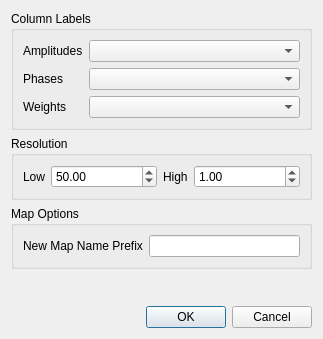
<?xml version="1.0" encoding="UTF-8"?>
<ui version="4.0">
 <class>Dialog</class>
 <widget class="QDialog" name="Dialog">
  <property name="geometry">
   <rect>
    <x>0</x>
    <y>0</y>
    <width>323</width>
    <height>339</height>
   </rect>
  </property>
  <property name="windowTitle">
   <string notr="true">Reflection File Import</string>
  </property>
  <layout class="QVBoxLayout" name="verticalLayout">
   <item>
    <widget class="QGroupBox" name="groupBox">
     <property name="title">
      <string notr="true">Column Labels</string>
     </property>
     <layout class="QGridLayout" name="gridLayout">
      <item row="0" column="0">
       <widget class="QLabel" name="label_4">
        <property name="text">
         <string notr="true">Amplitudes</string>
        </property>
       </widget>
      </item>
      <item row="0" column="1">
       <widget class="QComboBox" name="input_amplitudes">
        <property name="sizePolicy">
         <sizepolicy hsizetype="Expanding" vsizetype="Fixed">
          <horstretch>0</horstretch>
          <verstretch>0</verstretch>
         </sizepolicy>
        </property>
       </widget>
      </item>
      <item row="1" column="0">
       <widget class="QLabel" name="label_5">
        <property name="text">
         <string notr="true">Phases</string>
        </property>
       </widget>
      </item>
      <item row="1" column="1">
       <widget class="QComboBox" name="input_phases">
        <property name="sizePolicy">
         <sizepolicy hsizetype="Expanding" vsizetype="Fixed">
          <horstretch>0</horstretch>
          <verstretch>0</verstretch>
         </sizepolicy>
        </property>
       </widget>
      </item>
      <item row="2" column="0">
       <widget class="QLabel" name="label_6">
        <property name="text">
         <string notr="true">Weights</string>
        </property>
       </widget>
      </item>
      <item row="2" column="1">
       <widget class="QComboBox" name="input_weights">
        <property name="sizePolicy">
         <sizepolicy hsizetype="Expanding" vsizetype="Fixed">
          <horstretch>0</horstretch>
          <verstretch>0</verstretch>
         </sizepolicy>
        </property>
       </widget>
      </item>
     </layout>
    </widget>
   </item>
   <item>
    <widget class="QGroupBox" name="groupBox_2">
     <property name="title">
      <string notr="true">Resolution</string>
     </property>
     <layout class="QHBoxLayout" name="horizontalLayout">
      <item>
       <widget class="QLabel" name="label">
        <property name="text">
         <string notr="true">Low</string>
        </property>
       </widget>
      </item>
      <item>
       <widget class="QDoubleSpinBox" name="input_reso_min">
        <property name="sizePolicy">
         <sizepolicy hsizetype="Expanding" vsizetype="Fixed">
          <horstretch>0</horstretch>
          <verstretch>0</verstretch>
         </sizepolicy>
        </property>
        <property name="value">
         <double>50.000000000000000</double>
        </property>
       </widget>
      </item>
      <item>
       <widget class="QLabel" name="label_2">
        <property name="text">
         <string notr="true">High</string>
        </property>
       </widget>
      </item>
      <item>
       <widget class="QDoubleSpinBox" name="input_reso_max">
        <property name="sizePolicy">
         <sizepolicy hsizetype="Expanding" vsizetype="Fixed">
          <horstretch>0</horstretch>
          <verstretch>0</verstretch>
         </sizepolicy>
        </property>
        <property name="value">
         <double>1.000000000000000</double>
        </property>
       </widget>
      </item>
     </layout>
    </widget>
   </item>
   <item>
    <widget class="QGroupBox" name="groupBox_3">
     <property name="title">
      <string notr="true">Map Options</string>
     </property>
     <layout class="QHBoxLayout" name="horizontalLayout_2">
      <item>
       <widget class="QLabel" name="label_3">
        <property name="text">
         <string notr="true">New Map Name Prefix</string>
        </property>
       </widget>
      </item>
      <item>
       <widget class="QLineEdit" name="input_prefix"/>
      </item>
     </layout>
    </widget>
   </item>
   <item>
    <spacer name="verticalSpacer">
     <property name="orientation">
      <enum>Qt::Vertical</enum>
     </property>
     <property name="sizeHint" stdset="0">
      <size>
       <width>20</width>
       <height>0</height>
      </size>
     </property>
    </spacer>
   </item>
   <item>
    <widget class="QDialogButtonBox" name="buttonBox">
     <property name="orientation">
      <enum>Qt::Horizontal</enum>
     </property>
     <property name="standardButtons">
      <set>QDialogButtonBox::Cancel|QDialogButtonBox::Ok</set>
     </property>
    </widget>
   </item>
  </layout>
 </widget>
 <resources/>
 <connections>
  <connection>
   <sender>buttonBox</sender>
   <signal>accepted()</signal>
   <receiver>Dialog</receiver>
   <slot>accept()</slot>
   <hints>
    <hint type="sourcelabel">
     <x>248</x>
     <y>254</y>
    </hint>
    <hint type="destinationlabel">
     <x>157</x>
     <y>274</y>
    </hint>
   </hints>
  </connection>
  <connection>
   <sender>buttonBox</sender>
   <signal>rejected()</signal>
   <receiver>Dialog</receiver>
   <slot>reject()</slot>
   <hints>
    <hint type="sourcelabel">
     <x>316</x>
     <y>260</y>
    </hint>
    <hint type="destinationlabel">
     <x>286</x>
     <y>274</y>
    </hint>
   </hints>
  </connection>
 </connections>
</ui>
